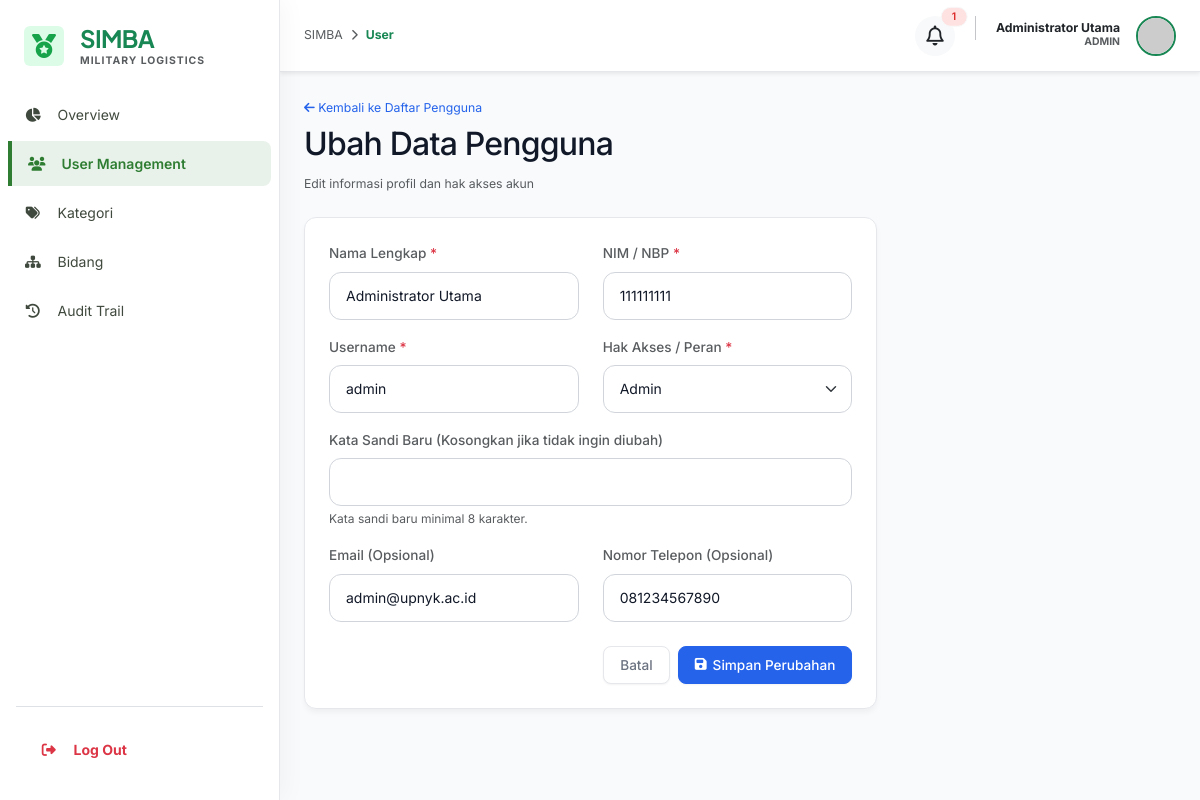
The page /public/index.php?controller=user&action=edit&id=1 (signed in) on the database its author committed.
### tables this page shows
CREATE TABLE `users` (
  `user_id` int(11) NOT NULL,
  `role_id` int(11) NOT NULL,
  `full_name` varchar(100) NOT NULL,
  `nim_nip` varchar(30) NOT NULL,
  `username` varchar(50) NOT NULL,
  `password_hash` varchar(255) NOT NULL,
  `email` varchar(100) DEFAULT NULL,
  `phone` varchar(20) DEFAULT NULL,
  `photo` varchar(255) DEFAULT NULL,
  `is_active` tinyint(1) NOT NULL DEFAULT 1,
  `created_at` datetime NOT NULL DEFAULT current_timestamp(),
  `updated_at` datetime DEFAULT NULL ON UPDATE current_timestamp()
);

CREATE TABLE `roles` (
  `role_id` int(11) NOT NULL,
  `role_name` varchar(20) NOT NULL,
  `description` text DEFAULT NULL
);

### app/controllers/UserController.php (called while the page is built, shortened)
<?php
require_once dirname(dirname(__DIR__)) . '/core/Auth.php';
class UserController extends Controller {
    public function edit() {
        $id = (int)$this->input('id');
        $userModel = new User();
        $user = $userModel->find($id);
        $errors = [];
        $roleModel = new Role();
        $roles = $roleModel->findAll();
        $this->view('users/edit', [
            'title' => 'Ubah Pengguna',
            'user' => $user,
            'roles' => $roles,
            'errors' => $errors
        ]);
    }
}

### public/index.php (called while the page is built, shortened)
<?php
require_once dirname(__DIR__) . '/core/Database.php';
require_once dirname(__DIR__) . '/core/Auth.php';
require_once dirname(__DIR__) . '/core/Controller.php';
require_once dirname(__DIR__) . '/core/Model.php';
$actionName = isset($_GET['action']) ? trim($_GET['action']) : 'index';
$controllerInstance = new $controllerClass();
$controllerInstance->$actionName();

### core/Database.php (called while the page is built, shortened)
<?php
class Database {
    private static $instance = null;
    private $pdo;
    private function __construct() {
        try {
            $dsn = "mysql:host=" . DB_HOST . ";port=" . DB_PORT . ";dbname=" . DB_NAME . ";charset=utf8mb4";
            $options = [
                PDO::ATTR_ERRMODE            => PDO::ERRMODE_EXCEPTION,
                PDO::ATTR_DEFAULT_FETCH_MODE => PDO::FETCH_ASSOC,
                PDO::ATTR_EMULATE_PREPARES   => false,
            ];
            $this->pdo = new PDO($dsn, DB_USER, DB_PASS, $options);
        } catch (PDOException $e) {
            error_log("Database Connection Error: " . $e->getMessage());
            die("Sistem sedang mengalami kendala teknis. Silakan coba beberapa saat lagi.");
        }
    }
    public static function getInstance() {
        if (self::$instance === null) {
            self::$instance = new self();
        }
        return self::$instance;
    }
    public function getConnection() {
        return $this->pdo;
    }
}

### core/Model.php (called while the page is built, shortened)
<?php
require_once __DIR__ . '/Database.php';
abstract class Model {
    protected $db;
    protected $table;
    protected $primaryKey = 'id';
    public function __construct() {
        $this->db = Database::getInstance()->getConnection();
    }
    protected function query($sql, $params = []) {
        $stmt = $this->db->prepare($sql);
        $stmt->execute($params);
        return $stmt;
    }
    public function findAll() {
        $sql = "SELECT * FROM {$this->table}";
        return $this->query($sql)->fetchAll();
    }
    public function find($id) {
        $sql = "SELECT * FROM {$this->table} WHERE {$this->primaryKey} = :id LIMIT 1";
        return $this->query($sql, ['id' => $id])->fetch();
    }
}

### core/Auth.php (called while the page is built, shortened)
<?php
require_once __DIR__ . '/Database.php';
class Auth {
    public static function check() {
        return isset($_SESSION['user_id']);
    }
    public static function user() {
        return [
            'id' => $_SESSION['user_id'],
            'role_id' => $_SESSION['role_id'],
            'full_name' => $_SESSION['full_name'],
            'username' => $_SESSION['username'],
            'nim_nip' => $_SESSION['nim_nip'],
            'photo' => $_SESSION['photo'] ?? null
        ];
    }
}

### app/models/Notifikasi.php (called while the page is built, shortened)
<?php
require_once dirname(__DIR__, 2) . '/core/Model.php';
class Notifikasi extends Model {
    public function getUnreadCount($recipientId) {
        $sql = "SELECT COUNT(*) FROM notifikasi
                WHERE recipient_id = :recipient_id AND is_read = 0";
        $stmt = $this->query($sql, ['recipient_id' => $recipientId]);
        return $stmt->fetchColumn();
    }
}

### app/views/users/edit.php (the view, shortened to what this page needs)
<div class="mb-4">
    <a href="index.php?controller=user&action=index" class="text-accent text-decoration-none small">
        <i class="fa-solid fa-arrow-left"></i> Kembali ke Daftar Pengguna
    </a>
    <h1 class="h2 font-heading mt-2" style="color: var(--text-primary);">Ubah Data Pengguna</h1>
    <span class="text-muted small">Edit informasi profil dan hak akses akun</span>
</div>
<div class="row">
    <div class="col-md-8">
        <div class="glass-card p-4">
            <form action="index.php?controller=user&action=edit&id=<?= $user['user_id'] ?>" method="POST" autocomplete="off">
                <div class="row mb-3">
                    <div class="col-md-6">
                        <label for="full_name" class="form-label text-muted small">Nama Lengkap <span class="text-danger">*</span></label>
                        <input type="text" class="form-control <?= isset($errors['full_name']) ? 'is-invalid' : '' ?>" id="full_name" name="full_name" value="<?= htmlspecialchars($_POST['full_name'] ?? $user['full_name']) ?>" required>
                    </div>
                    <div class="col-md-6">
                        <label for="nim_nip" class="form-label text-muted small">NIM / NBP <span class="text-danger">*</span></label>
                        <input type="text" class="form-control <?= isset($errors['nim_nip']) ? 'is-invalid' : '' ?>" id="nim_nip" name="nim_nip" value="<?= htmlspecialchars($_POST['nim_nip'] ?? $user['nim_nip']) ?>" required>
                    </div>
                </div>
                <div class="row mb-3">
                    <div class="col-md-6">
                        <label for="username" class="form-label text-muted small">Username <span class="text-danger">*</span></label>
                        <input type="text" class="form-control <?= isset($errors['username']) ? 'is-invalid' : '' ?>" id="username" name="username" value="<?= htmlspecialchars($_POST['username'] ?? $user['username']) ?>" required>
                    </div>
                    <div class="col-md-6">
                        <label for="role_id" class="form-label text-muted small">Hak Akses / Peran <span class="text-danger">*</span></label>
                        <select class="form-select <?= isset($errors['role_id']) ? 'is-invalid' : '' ?>" id="role_id" name="role_id" required>
                            <?php foreach ($roles as $role): ?>
                                <option value="<?= $role['role_id'] ?>" <?= (($_POST['role_id'] ?? $user['role_id']) == $role['role_id']) ? 'selected' : '' ?>>
                                    <?= htmlspecialchars($role['role_name']) ?>
                                </option>
                            <?php endforeach; ?>
                        </select>
                    </div>
                </div>
                <div class="mb-3">
                    <label for="password" class="form-label text-muted small">Kata Sandi Baru (Kosongkan jika tidak ingin diubah)</label>
                    <input type="password" class="form-control <?= isset($errors['password']) ? 'is-invalid' : '' ?>" id="password" name="password">
                    <div class="form-text text-muted small" style="font-size: 0.75rem;">Kata sandi baru minimal 8 karakter.</div>
                </div>
                <div class="row mb-4">
                    <div class="col-md-6">
                        <label for="email" class="form-label text-muted small">Email (Opsional)</label>
                        <input type="email" class="form-control" id="email" name="email" value="<?= htmlspecialchars($_POST['email'] ?? $user['email']) ?>">
                    </div>
                    <div class="col-md-6">
                        <label for="phone" class="form-label text-muted small">Nomor Telepon (Opsional)</label>
                        <input type="text" class="form-control" id="phone" name="phone" value="<?= htmlspecialchars($_POST['phone'] ?? $user['phone']) ?>">
                    </div>
                </div>
                <div class="d-flex gap-2 justify-content-end">
                    <a href="index.php?controller=user&action=index" class="btn btn-outline-custom">Batal</a>
                    <button type="submit" class="btn btn-primary"><i class="fa-solid fa-floppy-disk"></i> Simpan Perubahan</button>
                </div>
            </form>
        </div>
    </div>
</div>

### app/views/layouts/main.php (shortened to what this page needs)
<?php
$currentUser = Auth::user();
$roleId = $currentUser['role_id'] ?? 0;
$fullName = $currentUser['full_name'] ?? 'Pengguna';
$photo = $currentUser['photo'] ?? '';
$profileImg = (!empty($photo) && file_exists(dirname(dirname(dirname(__DIR__))) . '/public/uploads/profil/' . $photo))
              ? 'uploads/profil/' . $photo
              : 'https://api.dicebear.com/7.x/initials/svg?seed=' . urlencode($fullName);
$currentController = $_GET['controller'] ?? 'dashboard';
?>
<!DOCTYPE html>
<html lang="id">
<head>
    <link href="https://cdn.jsdelivr.net/npm/bootstrap@5.3.2/dist/css/bootstrap.min.css" rel="stylesheet">
    <link href="https://cdnjs.cloudflare.com/ajax/libs/font-awesome/6.4.2/css/all.min.css" rel="stylesheet">
    <link href="css/style.css?v=<?= time() ?>" rel="stylesheet">
</head>
<body>
<aside class="sidebar d-flex flex-column py-4" id="sidebar">
    <div class="px-4 mb-4 d-flex align-items-center gap-3">
        <div class="bg-success rounded p-2 d-flex align-items-center justify-content-center">
            <i class="fa-solid fa-medal fs-4"></i>
        </div>
        <div>
            <h1 class="font-headline fw-bold text-success mb-0 fs-4">SIMBA</h1>
            <p class="text-muted small fw-bold mb-0 text-uppercase" style="font-size: 0.65rem; letter-spacing: 1px;">Military Logistics</p>
        </div>
    </div>
    <nav class="flex-grow-1 px-2 overflow-y-auto">
        <?php
        function renderSidebarItem($href, $icon, $label, $isActive) {
            $activeClass = $isActive ? 'active' : '';
            return '<a href="'.$href.'" class="nav-link text-decoration-none d-flex align-items-center gap-3 '.$activeClass.'">
                        <i class="fa-solid fa-'.$icon.' fa-fw"></i>
                        <span>'.$label.'</span>
                    </a>';
        }
        echo renderSidebarItem('index.php?controller=dashboard&action=index', 'chart-pie', 'Overview', $currentController === 'dashboard');
        if ($roleId == ROLE_ADMIN) {
            echo renderSidebarItem('index.php?controller=user&action=index', 'users', 'User Management', $currentController === 'user');
            echo renderSidebarItem('index.php?controller=kategori&action=index', 'tags', 'Kategori', $currentController === 'kategori');
            echo renderSidebarItem('index.php?controller=bidang&action=index', 'sitemap', 'Bidang', $currentController === 'bidang');
            echo renderSidebarItem('index.php?controller=audit&action=index', 'clock-rotate-left', 'Audit Trail', $currentController === 'audit');
        } elseif ($roleId == ROLE_DANSAT) {
            echo renderSidebarItem('index.php?controller=peminjaman&action=verifikasiKritisList', 'clipboard-check', 'Approvals', $currentController === 'peminjaman');
            echo renderSidebarItem('index.php?controller=laporan&action=index', 'file-lines', 'Reports', $currentController === 'laporan');
        }
        ?>
    </nav>
    <div class="px-2 mt-auto pt-3 border-top mx-3">
        <a href="index.php?controller=auth&action=logout" onclick="return confirm('Apakah Anda yakin ingin keluar?');" class="nav-link text-decoration-none text-danger d-flex align-items-center gap-3 mt-1">
            <i class="fa-solid fa-right-from-bracket fa-fw"></i>
            <span class="fw-bold">Log Out</span>
        </a>
    </div>
</aside>
<div class="main-wrapper d-flex flex-column">
    <header class="topbar d-flex justify-content-between align-items-center px-4 shadow-sm m-0">
        <div class="d-flex align-items-center gap-3">
            <nav class="d-none d-md-flex align-items-center gap-2 small text-muted">
                <span>SIMBA</span>
                <i class="fa-solid fa-chevron-right" style="font-size: 0.7rem;"></i>
                <span class="fw-bold text-success text-capitalize"><?= $currentController ?></span>
            </nav>
        </div>
        <div class="d-flex align-items-center gap-4">
            <div class="d-flex align-items-center gap-3">
                <a href="index.php?controller=notifikasi" class="btn btn-light rounded-circle position-relative p-2 d-flex align-items-center justify-content-center" style="width: 40px; height: 40px; text-decoration: none;">
                    <i class="fa-regular fa-bell fs-5 text-dark"></i>
                    <?php
                    require_once dirname(dirname(__DIR__)) . '/models/Notifikasi.php';
                    $notifModel = new Notifikasi();
                    $unreadCount = $notifModel->getUnreadCount($_SESSION['user_id'] ?? 0);
                    if ($unreadCount > 0):
                    ?>
                        <span class="position-absolute top-0 start-100 translate-middle badge rounded-pill bg-danger border border-light" style="font-size: 0.65rem;">
                            <?= $unreadCount > 99 ? '99+' : $unreadCount ?>
                        </span>
                    <?php endif; ?>
                </a>
                <a href="index.php?controller=user&action=profil" class="d-flex align-items-center gap-3 cursor-pointer text-decoration-none" id="userProfileBtn">
                    <div class="text-end d-none d-sm-block">
                        <p class="mb-0 fw-bold small lh-1 text-dark"><?= htmlspecialchars($fullName) ?></p>
                        <p class="mb-0 text-muted text-uppercase fw-bold" style="font-size: 0.65rem;"><?= ROLE_NAMES[$roleId] ?? 'USER' ?></p>
                    </div>
                    <img class="rounded-circle object-fit-cover border border-2 border-success hover-zoom" src="<?= $profileImg ?>" width="40" height="40" alt="Profile">
                </a>
            </div>
        </div>
    </header>
    <main class="main-content flex-grow-1 p-4">
        <div class="container-fluid max-w-7xl px-0">
            <?= $content ?>
        </div>
    </main>
</div>
</body>
</html>

### rows shown on the page
users: full_name "Administrator Utama", role "ADMIN", nim_nip "111111111", username "admin", role_id "Admin", email "admin@upnyk.ac.id", phone "081234567890"

### other values the page prints
$label "Overview User Management Kategori Bidang Audit Trail"
$currentController "User"
$unreadCount "1"
